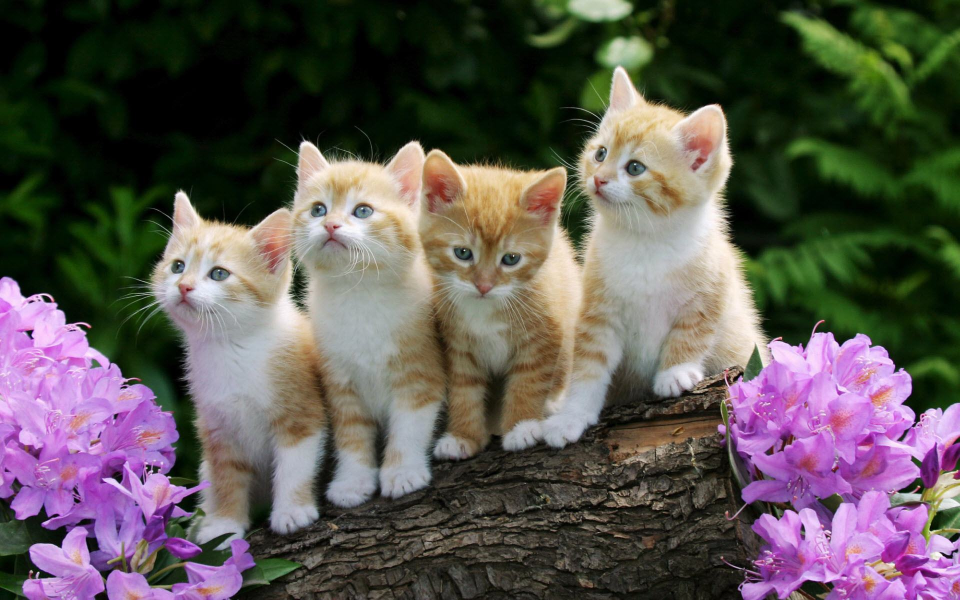
#> input picture sample.jpg, 1920 x 1200 px, found by its file name (shown at 1/2 size)
$ python image4.py
#> lines starting #> are read from the running program, lines starting #| are printed output that depends on the picture
import cv2
import numpy as np
#load image
image= cv2.imread("C:/Users/DELL/Desktop/open CV/Day 1/sample.jpg")
#> image is the input picture: shape (1200, 1920, 3); mean B, G, R 82.1, 85.7, 91.9
resized_image = cv2.resize(image,(300,300))
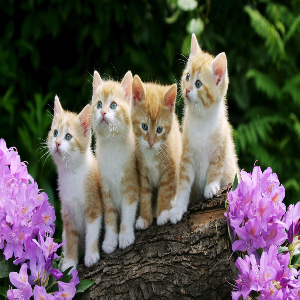
#> resized_image: shape (300, 300, 3); mean B, G, R 82.1, 85.7, 91.9
average_blur = cv2.blur(resized_image,(7,7))
gaussion_blur= cv2.GaussianBlur(resized_image,(7,7),0)
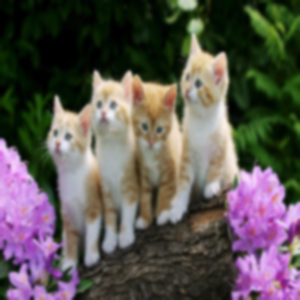
#> gaussion_blur: shape (300, 300, 3); mean B, G, R 82.1, 85.7, 91.9
median_blur= cv2.medianBlur(resized_image,7)
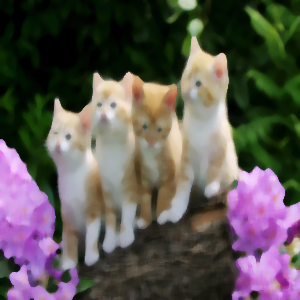
#> median_blur: shape (300, 300, 3); mean B, G, R 82.5, 85.7, 92.2
bilateral_blur = cv2.bilateralFilter(resized_image, 15,75,75)
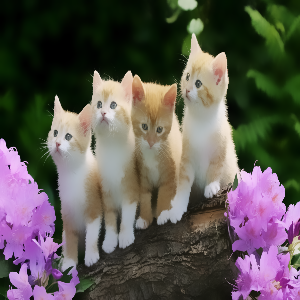
#> bilateral_blur: shape (300, 300, 3); mean B, G, R 82.2, 85.7, 91.9


def put_label(img,text,pos=(10,25)):
#> called with text = 'Original Image', pos = (10, 25)
    return cv2.putText(img, text,pos, cv2.FONT_HERSHEY_SIMPLEX,0.6,(0,255,0),2)

#labeling
original_lbl =put_label(resized_image.copy(),"Original Image")
average_lbl = put_label(resized_image.copy(),"Average Image")
gaussion_lbl =put_label(resized_image.copy(),"Gaussion Image")
median_lbl =put_label(resized_image.copy(),"Median Image")
bilateral_lbl =put_label(resized_image.copy(),"Bilateral Image")

#DIsplay
row1 = np.hstack((original_lbl,average_lbl,gaussion_lbl  ))
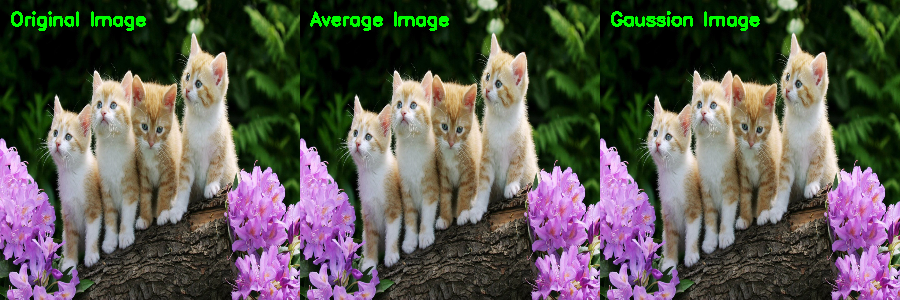
#> row1: shape (300, 900, 3); mean B, G, R 82.1, 88.4, 91.8
row2 = np.hstack((median_lbl,bilateral_lbl, np.zeros_like(resized_image)))
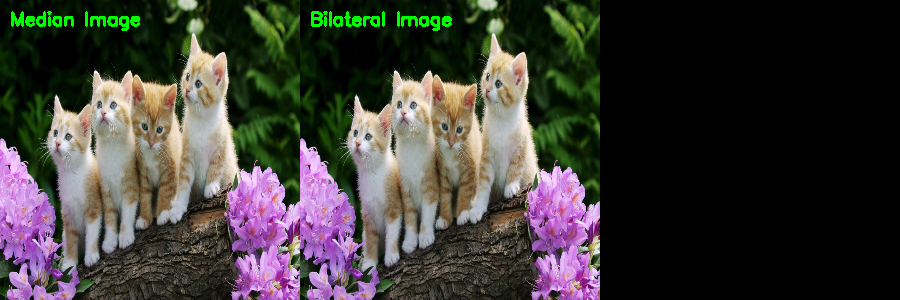
#> row2: shape (300, 900, 3); mean B, G, R 54.7, 58.9, 61.2

final= np.vstack((row1,row2))
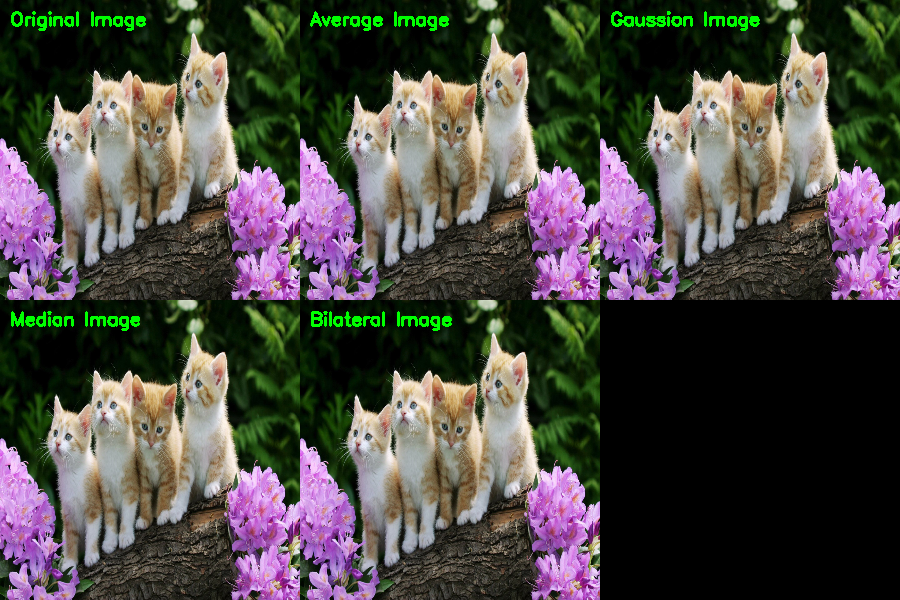
#> final: shape (600, 900, 3); mean B, G, R 68.4, 73.6, 76.5
cv2.imshow('Final Blurred Images',final)


# [5 lines of commented-out code are left out]


cv2.waitKey(0)
cv2.destroyAllWindows()
